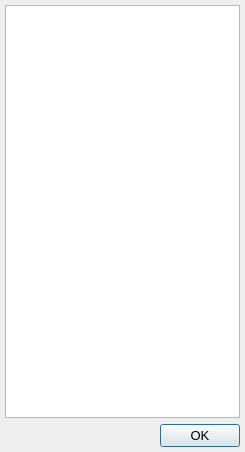
<?xml version="1.0" encoding="UTF-8"?>
<ui version="4.0">
 <class>AwChannelSelectionDialClass</class>
 <widget class="QDialog" name="AwChannelSelectionDialClass">
  <property name="windowModality">
   <enum>Qt::ApplicationModal</enum>
  </property>
  <property name="geometry">
   <rect>
    <x>0</x>
    <y>0</y>
    <width>245</width>
    <height>452</height>
   </rect>
  </property>
  <property name="maximumSize">
   <size>
    <width>16777215</width>
    <height>16777215</height>
   </size>
  </property>
  <property name="font">
   <font>
    <family>Arial</family>
    <pointsize>10</pointsize>
   </font>
  </property>
  <property name="windowTitle">
   <string>Channels Selection</string>
  </property>
  <property name="windowIcon">
   <iconset resource="../../../resources/AnyWave.qrc">
    <normaloff>:/images/AnyWave_logo.jpg</normaloff>:/images/AnyWave_logo.jpg</iconset>
  </property>
  <property name="modal">
   <bool>true</bool>
  </property>
  <layout class="QGridLayout" name="gridLayout">
   <property name="leftMargin">
    <number>5</number>
   </property>
   <property name="topMargin">
    <number>5</number>
   </property>
   <property name="rightMargin">
    <number>5</number>
   </property>
   <property name="bottomMargin">
    <number>5</number>
   </property>
   <item row="0" column="0">
    <widget class="QTableView" name="tvChannels">
     <property name="focusPolicy">
      <enum>Qt::ClickFocus</enum>
     </property>
     <property name="contextMenuPolicy">
      <enum>Qt::CustomContextMenu</enum>
     </property>
     <property name="horizontalScrollBarPolicy">
      <enum>Qt::ScrollBarAsNeeded</enum>
     </property>
     <property name="editTriggers">
      <set>QAbstractItemView::SelectedClicked</set>
     </property>
     <property name="selectionMode">
      <enum>QAbstractItemView::NoSelection</enum>
     </property>
     <property name="cornerButtonEnabled">
      <bool>false</bool>
     </property>
     <attribute name="horizontalHeaderStretchLastSection">
      <bool>true</bool>
     </attribute>
     <attribute name="verticalHeaderVisible">
      <bool>false</bool>
     </attribute>
    </widget>
   </item>
   <item row="1" column="0">
    <layout class="QHBoxLayout" name="horizontalLayout">
     <item>
      <spacer name="horizontalSpacer">
       <property name="orientation">
        <enum>Qt::Horizontal</enum>
       </property>
       <property name="sizeHint" stdset="0">
        <size>
         <width>40</width>
         <height>20</height>
        </size>
       </property>
      </spacer>
     </item>
     <item>
      <widget class="QPushButton" name="buttonApply">
       <property name="text">
        <string>OK</string>
       </property>
       <property name="autoDefault">
        <bool>false</bool>
       </property>
       <property name="default">
        <bool>true</bool>
       </property>
      </widget>
     </item>
    </layout>
   </item>
  </layout>
 </widget>
 <layoutdefault spacing="6" margin="11"/>
 <resources>
  <include location="../../../resources/AnyWave.qrc"/>
 </resources>
 <connections>
  <connection>
   <sender>buttonApply</sender>
   <signal>clicked()</signal>
   <receiver>AwChannelSelectionDialClass</receiver>
   <slot>accept()</slot>
   <hints>
    <hint type="sourcelabel">
     <x>129</x>
     <y>536</y>
    </hint>
    <hint type="destinationlabel">
     <x>77</x>
     <y>534</y>
    </hint>
   </hints>
  </connection>
 </connections>
</ui>
